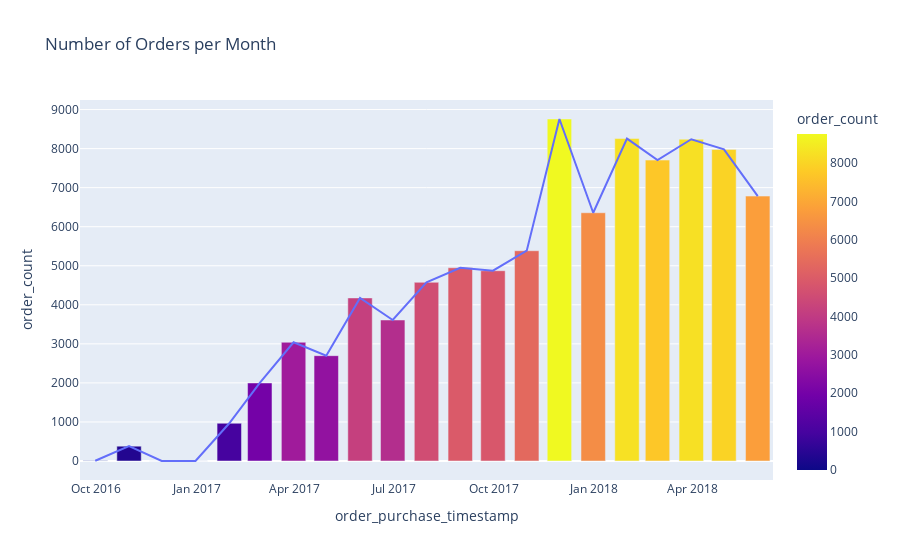

Write notebook code for a chart like this one.
### Code cell
# First of, let's do the number of monthly orders
date_col = 'order_purchase_timestamp'
orders_per_month = training_set.resample('ME', on=date_col).size().reset_index(name='order_count')

# let's plot the number of orders per month
fig = px.bar(orders_per_month, x=date_col, y='order_count',color='order_count', title='Number of Orders per Month')
fig.add_trace(px.line(orders_per_month, x=date_col, y='order_count').data[0])
fig.update_layout(hovermode="x unified")
fig.show()

### Figure 1 — Plotly figure (JSON) as saved in the notebook; plotly's stock layout.template omitted (floating-point values rounded to 4 significant figures)
{"data": [{"hovertemplate": "order_purchase_timestamp=%{x}<br>order_count=%{marker.color}<extra></extra>", "legendgroup": "", "marker": {"color": [7, 379, 0, 1, 966, 1998, 3041, 2697, 4176, 3611, 4576, 4948, 4873, 5385, 8758, 6357, 8257, 7706, 8240, 7980, 6784], "coloraxis": "coloraxis", "pattern": {"shape": ""}}, "name": "", "orientation": "v", "showlegend": false, "textposition": "auto", "type": "bar", "x": ["2016-09-30T00:00:00.000000000", "2016-10-31T00:00:00.000000000", "2016-11-30T00:00:00.000000000", "2016-12-31T00:00:00.000000000", "2017-01-31T00:00:00.000000000", "2017-02-28T00:00:00.000000000", "2017-03-31T00:00:00.000000000", "2017-04-30T00:00:00.000000000", "2017-05-31T00:00:00.000000000", "2017-06-30T00:00:00.000000000", "2017-07-31T00:00:00.000000000", "2017-08-31T00:00:00.000000000", "2017-09-30T00:00:00.000000000", "2017-10-31T00:00:00.000000000", "2017-11-30T00:00:00.000000000", "2017-12-31T00:00:00.000000000", "2018-01-31T00:00:00.000000000", "2018-02-28T00:00:00.000000000", "2018-03-31T00:00:00.000000000", "2018-04-30T00:00:00.000000000", "2018-05-31T00:00:00.000000000"], "xaxis": "x", "y": [7, 379, 0, 1, 966, 1998, 3041, 2697, 4176, 3611, 4576, 4948, 4873, 5385, 8758, 6357, 8257, 7706, 8240, 7980, 6784], "yaxis": "y"}, {"hovertemplate": "order_purchase_timestamp=%{x}<br>order_count=%{y}<extra></extra>", "legendgroup": "", "line": {"color": "#636efa", "dash": "solid"}, "marker": {"symbol": "circle"}, "mode": "lines", "name": "", "orientation": "v", "showlegend": false, "type": "scatter", "x": ["2016-09-30T00:00:00.000000000", "2016-10-31T00:00:00.000000000", "2016-11-30T00:00:00.000000000", "2016-12-31T00:00:00.000000000", "2017-01-31T00:00:00.000000000", "2017-02-28T00:00:00.000000000", "2017-03-31T00:00:00.000000000", "2017-04-30T00:00:00.000000000", "2017-05-31T00:00:00.000000000", "2017-06-30T00:00:00.000000000", "2017-07-31T00:00:00.000000000", "2017-08-31T00:00:00.000000000", "2017-09-30T00:00:00.000000000", "2017-10-31T00:00:00.000000000", "2017-11-30T00:00:00.000000000", "2017-12-31T00:00:00.000000000", "2018-01-31T00:00:00.000000000", "2018-02-28T00:00:00.000000000", "2018-03-31T00:00:00.000000000", "2018-04-30T00:00:00.000000000", "2018-05-31T00:00:00.000000000"], "xaxis": "x", "y": [7, 379, 0, 1, 966, 1998, 3041, 2697, 4176, 3611, 4576, 4948, 4873, 5385, 8758, 6357, 8257, 7706, 8240, 7980, 6784], "yaxis": "y"}], "layout": {"barmode": "relative", "coloraxis": {"colorbar": {"title": {"text": "order_count"}}, "colorscale": [[0, "#0d0887"], [0.1111, "#46039f"], [0.2222, "#7201a8"], [0.3333, "#9c179e"], [0.4444, "#bd3786"], [0.5556, "#d8576b"], [0.6667, "#ed7953"], [0.7778, "#fb9f3a"], [0.8889, "#fdca26"], [1, "#f0f921"]]}, "hovermode": "x unified", "legend": {"tracegroupgap": 0}, "title": {"text": "Number of Orders per Month"}, "xaxis": {"anchor": "y", "domain": [0, 1], "title": {"text": "order_purchase_timestamp"}}, "yaxis": {"anchor": "x", "domain": [0, 1], "title": {"text": "order_count"}}}}
